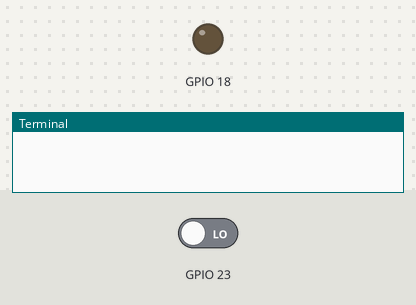
The program below on a simulated Raspberry Pi (BCM pin numbers). On the bench: output pins drawn as LEDs (lit = HIGH), the last lines printed to the terminal. The test bench sets the inputs (shaded band); at power-on: GPIO 23 LOW.

Above: at 5.2 s.
5.3 s: GPIO 23 driven HIGH
At 11.3 s:
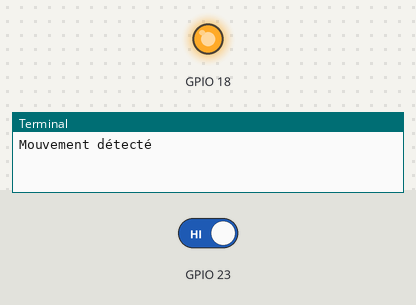
Timing chart, 0 to 12.9 s (numbered marks = the images above; inputs shaded):
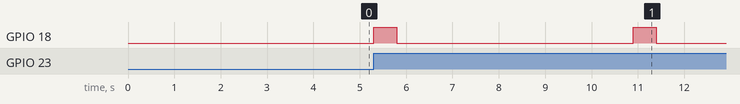

The program:

Motion_Buzzer.py
```python
import RPi.GPIO as GPIO
import time

GPIO.setmode(GPIO.BCM)

GPIO.setup(23, GPIO.IN)
GPIO.setup(18, GPIO.OUT)


try:
    time.sleep(4)

    while True:
        if GPIO.input(23):
            GPIO.output(18,True)
            time.sleep(0.5)
            GPIO.output(18,False)
            print("Mouvement détecté")
            time.sleep(5)
        time.sleep(0.1)

except:
    GPIO.cleanup()
```

Measured:
- after the input at 5.3 s, GPIO 18: alternates HIGH for 0.50 s and LOW for 5.1 s, starting at once
